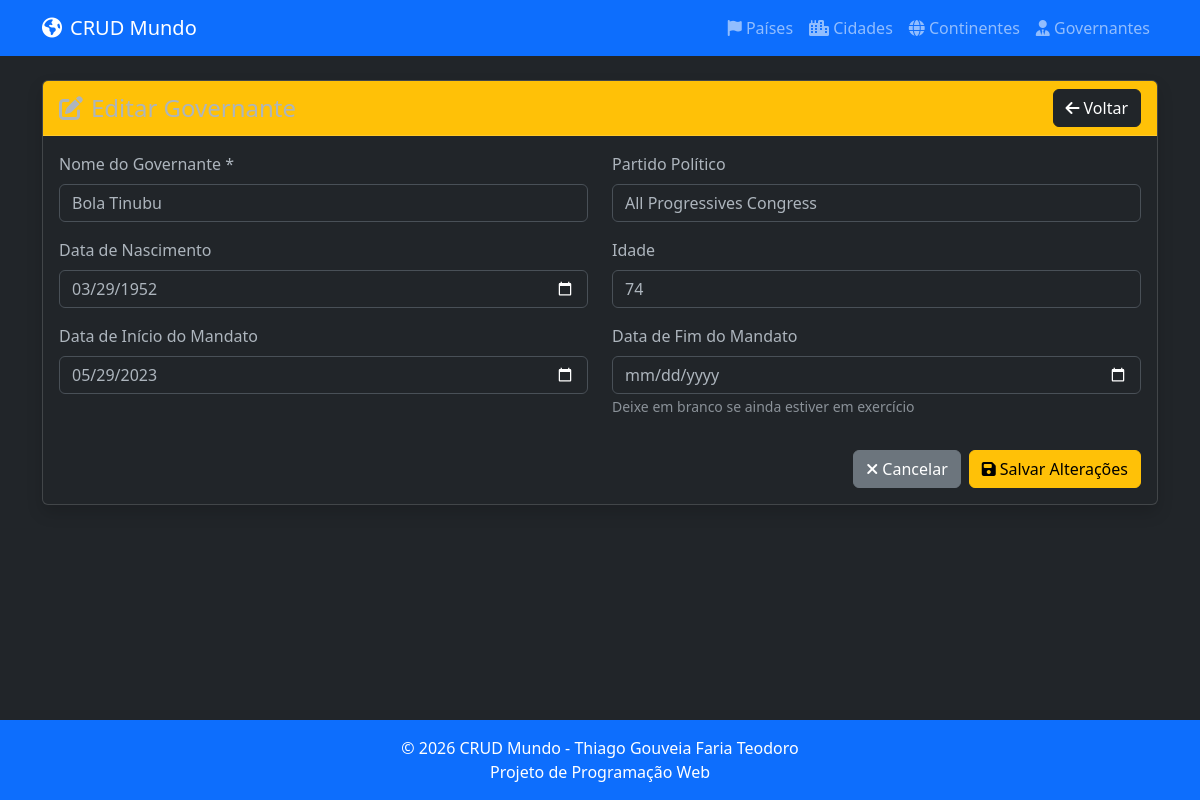
The app's page /pages/governantes/edit.php?id=3 with its own data.
### tables this page shows
CREATE TABLE tb_governantes (
    id_governante INT AUTO_INCREMENT PRIMARY KEY,
    nome VARCHAR(150) NOT NULL,
    partido_politico VARCHAR(100),
    data_nascimento DATE,
    idade INT,
    data_inicio_mandato DATE,
    data_fim_mandato DATE
);

### config/database.php (called while the page is built, shortened)
<?php
$database = 'bd_mundo';

### config/select.php (called while the page is built, shortened)
<?php
function select(string $comando)
{
    include('database.php');
    $sql = $comando;
    $resultado = mysqli_query($conexao, $sql);
    $dados = [];
    while ($linha = mysqli_fetch_assoc($resultado)) {
        $dados[] = $linha;
    }
    return $dados;
}

### pages/governantes/edit.php (the view, shortened to what this page needs)
<?php
include '../../include/header.php';
include '../../config/select.php';
$id_governante = intval($_GET['id']);
$query_governante = "SELECT * FROM tb_governantes WHERE id_governante = $id_governante";
$governante = select($query_governante);
$governante = $governante[0];
?>
<div class="card shadow">
    <div class="card-header bg-warning d-flex justify-content-between align-items-center">
        <h4 class="mb-0"><i class="fas fa-edit me-2"></i>Editar Governante</h4>
        <a href="index.php" class="btn btn-dark">
            <i class="fas fa-arrow-left me-1"></i>Voltar
        </a>
    </div>
    <div class="card-body">
        <form method="POST" id="formEditarGovernante">
            <div class="row">
                <div class="col-md-6 mb-3">
                    <label for="nome" class="form-label">Nome do Governante *</label>
                    <input type="text" class="form-control" id="nome" name="nome"
                           value="<?php echo htmlspecialchars($governante['nome']); ?>" required>
                </div>
                <div class="col-md-6 mb-3">
                    <label for="partido_politico" class="form-label">Partido Político</label>
                    <input type="text" class="form-control" id="partido_politico" name="partido_politico"
                           value="<?php echo htmlspecialchars($governante['partido_politico'] ?? ''); ?>">
                </div>
                <div class="col-md-6 mb-3">
                    <label for="data_nascimento" class="form-label">Data de Nascimento</label>
                    <input type="date" class="form-control" id="data_nascimento" name="data_nascimento"
                           value="<?php echo $governante['data_nascimento'] ?? ''; ?>">
                </div>
                <div class="col-md-6 mb-3">
                    <label for="idade" class="form-label">Idade</label>
                    <input type="number" class="form-control" id="idade" name="idade"
                           value="<?php echo $governante['idade'] ?? ''; ?>" min="0" max="120">
                </div>
                <div class="col-md-6 mb-3">
                    <label for="data_inicio_mandato" class="form-label">Data de Início do Mandato</label>
                    <input type="date" class="form-control" id="data_inicio_mandato" name="data_inicio_mandato"
                           value="<?php echo $governante['data_inicio_mandato'] ?? ''; ?>">
                </div>
                <div class="col-md-6 mb-3">
                    <label for="data_fim_mandato" class="form-label">Data de Fim do Mandato</label>
                    <input type="date" class="form-control" id="data_fim_mandato" name="data_fim_mandato"
                           value="<?php echo $governante['data_fim_mandato'] ?? ''; ?>">
                    <small class="text-muted">Deixe em branco se ainda estiver em exercício</small>
                </div>
            </div>
            <div class="d-flex justify-content-end mt-3">
                <a href="index.php" class="btn btn-secondary me-2">
                    <i class="fas fa-times me-1"></i>Cancelar
                </a>
                <button type="submit" class="btn btn-warning">
                    <i class="fas fa-save me-1"></i>Salvar Alterações
                </button>
            </div>
        </form>
    </div>
</div>
<?php
include '../../include/footer.php';
?>

### records on screen
tb_governantes: nome "Bola Tinubu", partido_politico "All Progressives Congress", data_nascimento "03/29/1952", idade "74", data_inicio_mandato "05/29/2023"
